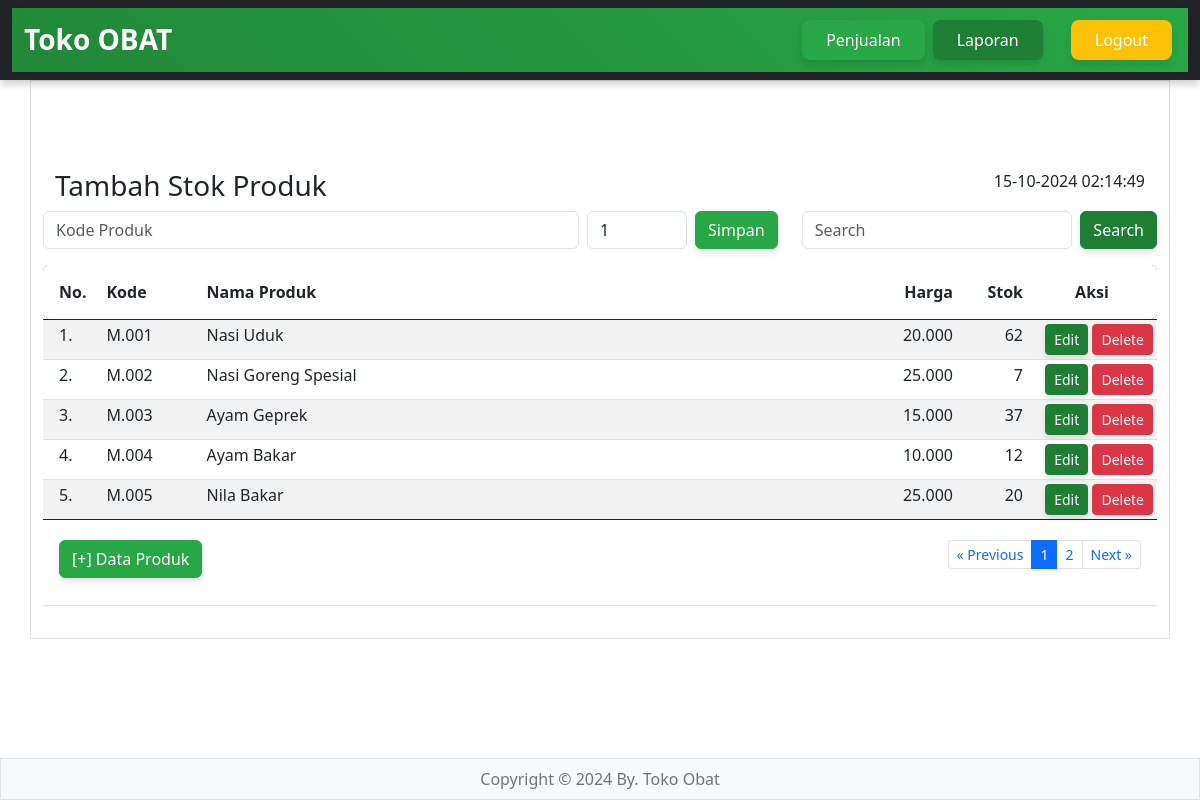
Page /tambahstok/index.php on the committed database.
### tables this page shows
CREATE TABLE `produk` (
  `id_produk` int(11) NOT NULL,
  `kode_produk` varchar(15) DEFAULT NULL,
  `nama_produk` varchar(50) DEFAULT NULL,
  `harga` int(11) DEFAULT NULL,
  `stok` int(11) DEFAULT NULL
);

### tambahstok/index.php (the view, shortened to what this page needs)
<html>
<!DOCTYPE html>
<html lang="en">
<head>
    <link rel="stylesheet" href="../bootstrap/css/bootstrap.min.css" />
</head>
<body>
<?php include "../header.php" ?>
<main class="container border py-3">
<br><br><br>
<div class="container">
	<div class="row">
			<div class="col-sm-8"><h3>Tambah Stok Produk</h3></div>
			<div class="col-sm-4 text-end">
					<?php
					$tgl=date("d-m-Y H:i:s");
					echo $tgl
					?>
			</div>
	</div>
</div>
<div class="row">
					<div class="col-sm-8">
						<form class="d-flex" method="POST" action="simpan.php">
							<input list="kode_produk" id="kp" name="kp" autocomplete="off" required placeholder="Kode Produk" class="form-control me-2" />
		        	<input class="form-control me-2" type="number" placeholder="Jumlah" name="jp" value="1" style="width:100px">
		        	<button class="btn btn-primary" type="submit" name="save">Simpan</button>
		      	</form>
					</div>
					<div class="col-sm-4">
			      <form class="d-flex" method="GET" action="">
	        		<input class="form-control me-2" type="text" placeholder="Search" name="np">
	        		<button class="btn btn-success" type="submit">Search</button>
	      		</form>
					</div>
				</div>
<table class="table table-hover table-striped table-sm">
	<thead class="bg-primary text-white">
		<tr>
			<th class="p-3 rounded-start" width="55px">No.</th>
			<th class="py-3" width="100px">Kode</th>
			<th class="py-3">Nama Produk</th>
			<th class="py-3 text-end" width="100px">Harga</th>
			<th class="py-3 text-end" width="70px">Stok</th>
			<th class="py-3 text-center rounded-end" width="130px">Aksi</th>
		</tr>
	</thead>
	<tbody>
		<?php
		include "../config.php";
		$batas = 5;
		$halaman = isset($_GET['halaman'])?(int)$_GET['halaman'] : 1;
		$halaman_awal = ($halaman>1) ? ($halaman * $batas) - $batas : 0;
		$previous = $halaman - 1;
		$next = $halaman + 1;
		if(isset($_GET['np'])){
			$np=$_GET['np'];
			$sqldata="select * from produk where nama_produk like '%$np%'";
		}else{
			$sqldata="select * from produk";
		}
		$resdata=mysqli_query($koneksi,$sqldata);
		$jumlah_data = mysqli_num_rows($resdata);
		$total_halaman = ceil($jumlah_data / $batas);
		if(isset($_GET['np'])){
			$np=$_GET['np'];
			$sql="select * from produk where nama_produk like '%$np%' limit $halaman_awal, $batas";
		}else{
			$sql="select * from produk limit $halaman_awal, $batas";
		}
		$result=mysqli_query($koneksi,$sql);
		$no= $halaman_awal+1;
		while($data=mysqli_fetch_array($result)){
			$hp=number_format($data['harga'],0,",",".");
			$kp=$data['kode_produk'];
			$stokawal=$data['stok'];
			$sqlst="select * from detail_penjualan where kode_produk='$kp'";
			$resst=mysqli_query($koneksi,$sqlst);
			$jmlst=0;
			while($dtst=mysqli_fetch_array($resst)){
				$jml=$dtst['jumlah'];
				$jmlst=$jmlst+$jml;
			}
			$sqltp="select * from tambah_stok where kode_produk='$kp'";
			$restp=mysqli_query($koneksi,$sqltp);
			$jmltp=0;
			while($dttp=mysqli_fetch_array($restp)){
				$jml=$dttp['jumlah'];
				$jmltp=$jmltp+$jml;
			}
			$stokakhir=$stokawal-$jmlst+$jmltp;
			$sp=number_format($stokakhir,0,",",".");
		?>
		<tr>
				<td class="px-3"><?= $no ?>.</td>
				<td><?= $data['kode_produk'] ?></td>
				<td><?= $data['nama_produk'] ?></td>
				<td align="right"><?= $hp ?></td>
				<td align="right"><?= $sp ?></td>
				<td align="right">
					<a href="" class="btn btn-success btn-sm" data-bs-toggle="modal" data-bs-target="#modaledit<?= $data['id_produk'] ?>">Edit</a>
					<a class="btn btn-danger btn-sm" href="delete.php?id=<?= $data['id_produk'] ?>" onclick="return confirm('Apakah Anda Yakin data produk <?= $data['nama_produk'] ?> akan dihapus ?')" class="hapus">Delete</a>
				</td>
		</tr>
		<?php
		$no++;
		}
		?>
	</tbody>
	<tfoot>
		<tr>
			<td colspan="6" class="text-center">
				<div class="container">
					<div class="row">
						<div class="col-4 text-start py-3">
							<button type="button" class="btn btn-primary" data-bs-toggle="modal" data-bs-target="#myModal">[+] Data Produk</button>
						</div>
						<div class="col-8 text-end py-3">
							<ul class="pagination justify-content-end pagination-sm">
								<li class="page-item"><a class="page-link" <?php if($halaman > 1){ echo "href='?halaman=$previous'"; } ?>>&laquo; Previous</a></li>
								<?php
								for($x=1;$x<=$total_halaman;$x++){
									if($x==$halaman){
								?>
									<li class="page-item active"><a class="page-link" href="?halaman=<?php echo $x ?>"><?php echo $x; ?></a></li>
								<?php
									}else{
								?>
									<li class="page-item"><a class="page-link" href="?halaman=<?php echo $x ?>"><?php echo $x; ?></a></li>
								<?php
									}
								}
								?>
								<li class="page-item"><a class="page-link" <?php if($halaman < $total_halaman) { echo "href='?halaman=$next'"; } ?>>Next &raquo;</a></li>
							</ul>
						</div>
					</div>
				</div>
			</td>
		</tr>
	</tfoot>
</table>
</main>
<?php include "../footer.php" ?>
</body>
</html>

### header.php (shortened to what this page needs)
<!DOCTYPE html>
<html lang="en">
<head>
  <link href="https://cdn.jsdelivr.net/npm/bootstrap@5.3.0-alpha1/dist/css/bootstrap.min.css" rel="stylesheet">
</head>
<body>
<header class="container-fluid bg-dark">
  <nav class="navbar navbar-expand-lg navbar-dark">
    <div class="container-fluid">
      <a class="navbar-brand" href="#"><h2 class="mb-0">Toko OBAT</h2></a>
      <div class="collapse navbar-collapse justify-content-end" id="collapsibleNavbar">
        <ul class="navbar-nav">
          <li class="nav-item">
            <a class="nav-link btn-sm btn-primary text-white rounded-3 px-4 mx-1 my-1" href="../penjualan">Penjualan</a>
          </li>
          <li class="nav-item">
            <a class="nav-link btn-sm btn-success text-white rounded-3 px-4 mx-1 my-1" href="../report">Laporan</a>
          </li>
          <li class="nav-item logout">
            <a class="nav-link btn-sm btn-warning text-white rounded-3 px-4 mx-1 my-1" href="../logout.php">Logout</a>
          </li>
        </ul>
      </div>
    </div>
  </nav>
</header>
</body>
</html>

### footer.php
<footer class="container-fluid bg-light border text-secondary" style="bottom:0; position:fixed">
    <div class="container">
        <div class="col-12 py-2" style="text-align: center;">
            Copyright &copy; <?= date("Y") ?> By. Toko Obat
        </div>
    </div>
</footer>

### header.php (style rules this page uses)
.navbar { background: linear-gradient(45deg, #218838, #28a745); box-shadow: 0 4px 8px rgba(0, 0, 0, 0.1); }
.btn-primary { background-color: #28a745; border-color: #28a745; box-shadow: 0 4px 6px rgba(0, 0, 0, 0.1); transition: all 0.3s ease; }
.btn-success { background-color: #1e7e34; border-color: #1e7e34; box-shadow: 0 4px 6px rgba(0, 0, 0, 0.1); }
.btn-warning { background-color: #ffc107; border-color: #ffc107; box-shadow: 0 4px 6px rgba(0, 0, 0, 0.1); transition: all 0.3s ease; }
.nav-item.logout { margin-left: 20px; }
header { background-color: #343a40; position: fixed; top: 0; width: 100%; z-index: 1000; padding: 0.5rem 0; box-shadow: 0 4px 8px rgba(0, 0, 0, 0.2); }
.navbar-brand h2 { font-size: 1.75rem; margin-bottom: 0; font-weight: bold; color: #fff; }
body { padding-top: 80px; }
.nav-link { padding: 0.5rem 1rem; border-radius: 50px; transition: background-color 0.3s ease; }

### rows in the picture
produk: kode_produk "M.001", nama_produk "Nasi Uduk", harga "20.000", stok "62"
produk: kode_produk "M.002", nama_produk "Nasi Goreng Spesial", harga "25.000", stok "7"
produk: kode_produk "M.003", nama_produk "Ayam Geprek", harga "15.000", stok "37"
produk: kode_produk "M.004", nama_produk "Ayam Bakar", harga "10.000", stok "12"
produk: kode_produk "M.005", nama_produk "Nila Bakar", harga "25.000", stok "20"
